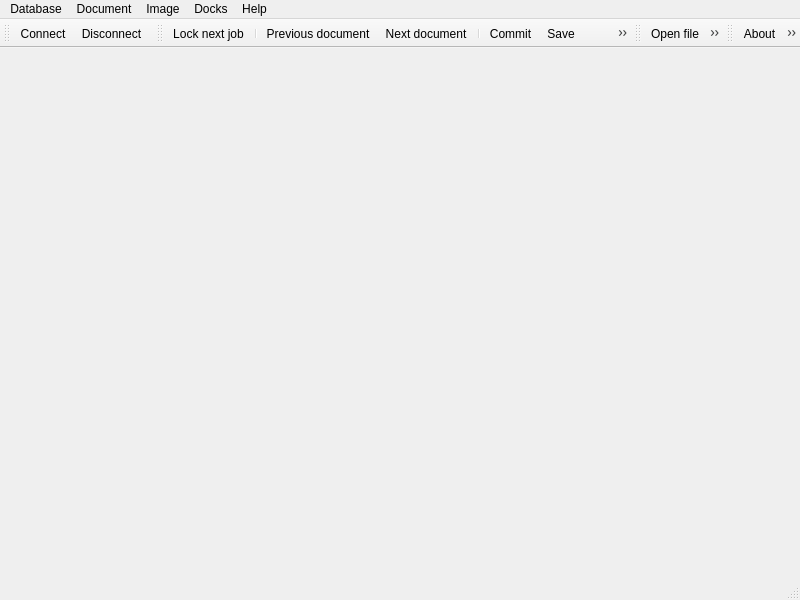
<?xml version="1.0" encoding="UTF-8"?>
<ui version="4.0">
 <class>MainWindow</class>
 <widget class="QMainWindow" name="MainWindow">
  <property name="geometry">
   <rect>
    <x>0</x>
    <y>0</y>
    <width>800</width>
    <height>600</height>
   </rect>
  </property>
  <property name="windowTitle">
   <string>K-Indexer</string>
  </property>
  <property name="windowIcon">
   <iconset theme="drive-multidisk">
    <normaloff>.</normaloff>.</iconset>
  </property>
  <property name="toolButtonStyle">
   <enum>Qt::ToolButtonFollowStyle</enum>
  </property>
  <property name="animated">
   <bool>true</bool>
  </property>
  <property name="documentMode">
   <bool>true</bool>
  </property>
  <property name="tabShape">
   <enum>QTabWidget::Rounded</enum>
  </property>
  <property name="dockNestingEnabled">
   <bool>true</bool>
  </property>
  <property name="dockOptions">
   <set>QMainWindow::AllowNestedDocks|QMainWindow::AllowTabbedDocks|QMainWindow::AnimatedDocks</set>
  </property>
  <property name="unifiedTitleAndToolBarOnMac">
   <bool>true</bool>
  </property>
  <widget class="QWidget" name="centralwidget">
   <layout class="QGridLayout" name="gridLayout"/>
  </widget>
  <widget class="QMenuBar" name="menubar">
   <property name="geometry">
    <rect>
     <x>0</x>
     <y>0</y>
     <width>800</width>
     <height>23</height>
    </rect>
   </property>
   <widget class="QMenu" name="menuApplication">
    <property name="title">
     <string>Database</string>
    </property>
    <addaction name="actionConnect"/>
    <addaction name="actionDisconnect"/>
    <addaction name="separator"/>
    <addaction name="actionQuerydialog"/>
    <addaction name="actionImport"/>
    <addaction name="actionExport"/>
    <addaction name="separator"/>
    <addaction name="actionMessages"/>
    <addaction name="separator"/>
    <addaction name="actionExit"/>
   </widget>
   <widget class="QMenu" name="menuDocument">
    <property name="title">
     <string>Document</string>
    </property>
    <addaction name="actionLocknext"/>
    <addaction name="separator"/>
    <addaction name="actionNext"/>
    <addaction name="actionPrevious"/>
    <addaction name="separator"/>
    <addaction name="actionCommit"/>
    <addaction name="actionSave"/>
    <addaction name="actionLock"/>
    <addaction name="actionUnlock"/>
    <addaction name="actionUndochange"/>
    <addaction name="separator"/>
    <addaction name="actionFind"/>
   </widget>
   <widget class="QMenu" name="menuView">
    <property name="title">
     <string>Image</string>
    </property>
    <addaction name="actionPageup"/>
    <addaction name="actionPagedown"/>
    <addaction name="separator"/>
    <addaction name="actionZoomin"/>
    <addaction name="actionZoomout"/>
    <addaction name="actionZoomfit"/>
    <addaction name="actionZoomorg"/>
    <addaction name="separator"/>
    <addaction name="actionRotateleft"/>
    <addaction name="actionRotateright"/>
    <addaction name="separator"/>
    <addaction name="actionOpenfile"/>
    <addaction name="actionOpenfolder"/>
   </widget>
   <widget class="QMenu" name="menuHelp">
    <property name="title">
     <string>Help</string>
    </property>
    <addaction name="separator"/>
    <addaction name="actionAbout"/>
   </widget>
   <widget class="QMenu" name="menuDocks">
    <property name="title">
     <string>Docks</string>
    </property>
    <addaction name="actionAllowfloat"/>
    <addaction name="actionAllowmove"/>
    <addaction name="actionAllowclose"/>
    <addaction name="separator"/>
    <addaction name="actionLockdocks"/>
   </widget>
   <addaction name="menuApplication"/>
   <addaction name="menuDocument"/>
   <addaction name="menuView"/>
   <addaction name="menuDocks"/>
   <addaction name="menuHelp"/>
  </widget>
  <widget class="QStatusBar" name="statusbar"/>
  <widget class="QToolBar" name="databaseBar">
   <property name="windowTitle">
    <string>Database</string>
   </property>
   <attribute name="toolBarArea">
    <enum>TopToolBarArea</enum>
   </attribute>
   <attribute name="toolBarBreak">
    <bool>false</bool>
   </attribute>
   <addaction name="actionConnect"/>
   <addaction name="actionDisconnect"/>
  </widget>
  <widget class="QToolBar" name="documentBar">
   <property name="windowTitle">
    <string>Document</string>
   </property>
   <attribute name="toolBarArea">
    <enum>TopToolBarArea</enum>
   </attribute>
   <attribute name="toolBarBreak">
    <bool>false</bool>
   </attribute>
   <addaction name="actionLocknext"/>
   <addaction name="separator"/>
   <addaction name="actionPrevious"/>
   <addaction name="actionNext"/>
   <addaction name="separator"/>
   <addaction name="actionCommit"/>
   <addaction name="actionSave"/>
   <addaction name="actionLock"/>
   <addaction name="actionUnlock"/>
   <addaction name="actionUndochange"/>
   <addaction name="separator"/>
   <addaction name="actionFind"/>
  </widget>
  <widget class="QToolBar" name="imageBar">
   <property name="windowTitle">
    <string>Image</string>
   </property>
   <attribute name="toolBarArea">
    <enum>TopToolBarArea</enum>
   </attribute>
   <attribute name="toolBarBreak">
    <bool>false</bool>
   </attribute>
   <addaction name="actionOpenfile"/>
   <addaction name="actionOpenfolder"/>
   <addaction name="separator"/>
   <addaction name="actionPageup"/>
   <addaction name="actionPagedown"/>
   <addaction name="separator"/>
   <addaction name="actionZoomin"/>
   <addaction name="actionZoomout"/>
   <addaction name="actionZoomfit"/>
   <addaction name="actionZoomorg"/>
   <addaction name="separator"/>
   <addaction name="actionRotateleft"/>
   <addaction name="actionRotateright"/>
  </widget>
  <widget class="QToolBar" name="helpBar">
   <property name="windowTitle">
    <string>Help</string>
   </property>
   <attribute name="toolBarArea">
    <enum>TopToolBarArea</enum>
   </attribute>
   <attribute name="toolBarBreak">
    <bool>false</bool>
   </attribute>
   <addaction name="actionAbout"/>
   <addaction name="actionExit"/>
  </widget>
  <action name="actionExit">
   <property name="icon">
    <iconset theme="application-exit">
     <normaloff>.</normaloff>.</iconset>
   </property>
   <property name="text">
    <string>Exit</string>
   </property>
   <property name="shortcut">
    <string>Ctrl+Q</string>
   </property>
  </action>
  <action name="actionAbout">
   <property name="icon">
    <iconset theme="help-about">
     <normaloff>.</normaloff>.</iconset>
   </property>
   <property name="text">
    <string>About</string>
   </property>
   <property name="shortcut">
    <string>F1</string>
   </property>
  </action>
  <action name="actionZoomin">
   <property name="icon">
    <iconset theme="zoom-in">
     <normaloff>.</normaloff>.</iconset>
   </property>
   <property name="text">
    <string>Zoom in</string>
   </property>
   <property name="shortcut">
    <string>+</string>
   </property>
  </action>
  <action name="actionZoomout">
   <property name="icon">
    <iconset theme="zoom-out">
     <normaloff>.</normaloff>.</iconset>
   </property>
   <property name="text">
    <string>Zoom out</string>
   </property>
   <property name="shortcut">
    <string>-</string>
   </property>
  </action>
  <action name="actionZoomfit">
   <property name="icon">
    <iconset theme="zoom-fit-best">
     <normaloff>.</normaloff>.</iconset>
   </property>
   <property name="text">
    <string>Fit to screen</string>
   </property>
   <property name="shortcut">
    <string>F5</string>
   </property>
  </action>
  <action name="actionZoomorg">
   <property name="icon">
    <iconset theme="zoom-original">
     <normaloff>.</normaloff>.</iconset>
   </property>
   <property name="text">
    <string>Original size</string>
   </property>
   <property name="shortcut">
    <string>F6</string>
   </property>
  </action>
  <action name="actionNext">
   <property name="icon">
    <iconset theme="go-next">
     <normaloff>.</normaloff>.</iconset>
   </property>
   <property name="text">
    <string>Next document</string>
   </property>
   <property name="shortcut">
    <string>Ctrl+Right</string>
   </property>
  </action>
  <action name="actionPrevious">
   <property name="icon">
    <iconset theme="go-previous">
     <normaloff>.</normaloff>.</iconset>
   </property>
   <property name="text">
    <string>Previous document</string>
   </property>
   <property name="shortcut">
    <string>Ctrl+Left</string>
   </property>
  </action>
  <action name="actionLock">
   <property name="icon">
    <iconset theme="changes-prevent">
     <normaloff>.</normaloff>.</iconset>
   </property>
   <property name="text">
    <string>Lock</string>
   </property>
   <property name="shortcut">
    <string>Ctrl+E</string>
   </property>
  </action>
  <action name="actionSave">
   <property name="icon">
    <iconset theme="document-save">
     <normaloff>.</normaloff>.</iconset>
   </property>
   <property name="text">
    <string>Save</string>
   </property>
   <property name="shortcut">
    <string>Ctrl+S</string>
   </property>
  </action>
  <action name="actionRotateleft">
   <property name="icon">
    <iconset theme="object-rotate-left">
     <normaloff>.</normaloff>.</iconset>
   </property>
   <property name="text">
    <string>Rotate left</string>
   </property>
   <property name="shortcut">
    <string>Ctrl+Shift+Left</string>
   </property>
  </action>
  <action name="actionRotateright">
   <property name="icon">
    <iconset theme="object-rotate-right">
     <normaloff>.</normaloff>.</iconset>
   </property>
   <property name="text">
    <string>Rotate right</string>
   </property>
   <property name="shortcut">
    <string>Ctrl+Shift+Right</string>
   </property>
  </action>
  <action name="actionUndochange">
   <property name="icon">
    <iconset theme="edit-undo">
     <normaloff>.</normaloff>.</iconset>
   </property>
   <property name="text">
    <string>Undo change</string>
   </property>
   <property name="shortcut">
    <string>Ctrl+Z</string>
   </property>
  </action>
  <action name="actionLocknext">
   <property name="icon">
    <iconset theme="media-playback-start">
     <normaloff>.</normaloff>.</iconset>
   </property>
   <property name="text">
    <string>Lock next job</string>
   </property>
   <property name="shortcut">
    <string>Ctrl+Return</string>
   </property>
  </action>
  <action name="actionUnlock">
   <property name="icon">
    <iconset theme="changes-allow">
     <normaloff>.</normaloff>.</iconset>
   </property>
   <property name="text">
    <string>Unlock</string>
   </property>
   <property name="shortcut">
    <string>Ctrl+L</string>
   </property>
  </action>
  <action name="actionConnect">
   <property name="icon">
    <iconset theme="network-wired">
     <normaloff>.</normaloff>.</iconset>
   </property>
   <property name="text">
    <string>Connect</string>
   </property>
   <property name="shortcut">
    <string>Ctrl+O</string>
   </property>
  </action>
  <action name="actionDisconnect">
   <property name="icon">
    <iconset theme="network-offline">
     <normaloff>.</normaloff>.</iconset>
   </property>
   <property name="text">
    <string>Disconnect</string>
   </property>
   <property name="shortcut">
    <string>Ctrl+R</string>
   </property>
  </action>
  <action name="actionFind">
   <property name="icon">
    <iconset theme="edit-find">
     <normaloff>.</normaloff>.</iconset>
   </property>
   <property name="text">
    <string>Find</string>
   </property>
   <property name="shortcut">
    <string>Ctrl+F</string>
   </property>
  </action>
  <action name="actionImport">
   <property name="icon">
    <iconset theme="document-open">
     <normaloff>.</normaloff>.</iconset>
   </property>
   <property name="text">
    <string>Import data</string>
   </property>
  </action>
  <action name="actionPageup">
   <property name="icon">
    <iconset theme="view-sort-ascending">
     <normaloff>.</normaloff>.</iconset>
   </property>
   <property name="text">
    <string>Next page</string>
   </property>
   <property name="shortcut">
    <string>Ctrl+Down</string>
   </property>
  </action>
  <action name="actionPagedown">
   <property name="icon">
    <iconset theme="view-sort-descending">
     <normaloff>.</normaloff>.</iconset>
   </property>
   <property name="text">
    <string>Previous page</string>
   </property>
   <property name="shortcut">
    <string>Ctrl+Up</string>
   </property>
  </action>
  <action name="actionAllowclose">
   <property name="checkable">
    <bool>true</bool>
   </property>
   <property name="icon">
    <iconset theme="window-close">
     <normaloff>.</normaloff>.</iconset>
   </property>
   <property name="text">
    <string>Allow close</string>
   </property>
  </action>
  <action name="actionLockdocks">
   <property name="checkable">
    <bool>true</bool>
   </property>
   <property name="icon">
    <iconset theme="changes-prevent">
     <normaloff>.</normaloff>.</iconset>
   </property>
   <property name="text">
    <string>Lock docks</string>
   </property>
  </action>
  <action name="actionAllowfloat">
   <property name="checkable">
    <bool>true</bool>
   </property>
   <property name="icon">
    <iconset theme="view-restore">
     <normaloff>.</normaloff>.</iconset>
   </property>
   <property name="text">
    <string>Allow float</string>
   </property>
  </action>
  <action name="actionAllowmove">
   <property name="checkable">
    <bool>true</bool>
   </property>
   <property name="icon">
    <iconset theme="view-fullscreen">
     <normaloff>.</normaloff>.</iconset>
   </property>
   <property name="text">
    <string>Allow move</string>
   </property>
  </action>
  <action name="actionQuerydialog">
   <property name="icon">
    <iconset theme="system-run">
     <normaloff>.</normaloff>.</iconset>
   </property>
   <property name="text">
    <string>Query dialog</string>
   </property>
  </action>
  <action name="actionExport">
   <property name="icon">
    <iconset theme="document-save-as">
     <normaloff>.</normaloff>.</iconset>
   </property>
   <property name="text">
    <string>Export data</string>
   </property>
  </action>
  <action name="actionMessages">
   <property name="checkable">
    <bool>true</bool>
   </property>
   <property name="icon">
    <iconset theme="dialog-warning">
     <normaloff>.</normaloff>.</iconset>
   </property>
   <property name="text">
    <string>Messages</string>
   </property>
   <property name="shortcut">
    <string>Ctrl+M</string>
   </property>
  </action>
  <action name="actionCommit">
   <property name="icon">
    <iconset theme="emblem-default">
     <normaloff>.</normaloff>.</iconset>
   </property>
   <property name="text">
    <string>Commit</string>
   </property>
   <property name="shortcut">
    <string>Alt+Return</string>
   </property>
  </action>
  <action name="actionOpenfile">
   <property name="icon">
    <iconset theme="window-new">
     <normaloff>.</normaloff>.</iconset>
   </property>
   <property name="text">
    <string>Open file</string>
   </property>
  </action>
  <action name="actionOpenfolder">
   <property name="icon">
    <iconset theme="view-restore">
     <normaloff>.</normaloff>.</iconset>
   </property>
   <property name="text">
    <string>Open folder</string>
   </property>
  </action>
 </widget>
 <resources/>
 <connections>
  <connection>
   <sender>actionExit</sender>
   <signal>triggered()</signal>
   <receiver>MainWindow</receiver>
   <slot>close()</slot>
   <hints>
    <hint type="sourcelabel">
     <x>-1</x>
     <y>-1</y>
    </hint>
    <hint type="destinationlabel">
     <x>399</x>
     <y>299</y>
    </hint>
   </hints>
  </connection>
 </connections>
</ui>
